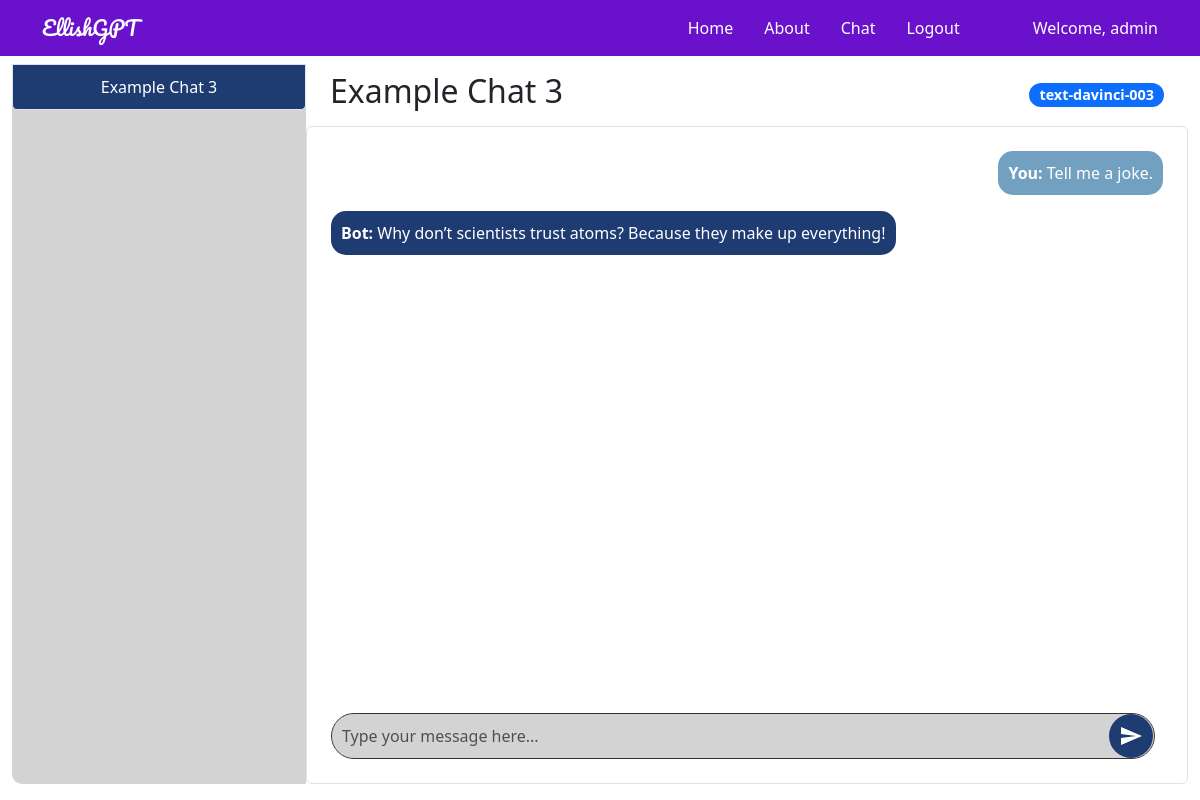
Page /chat/3 (signed in) on the earlier database version.
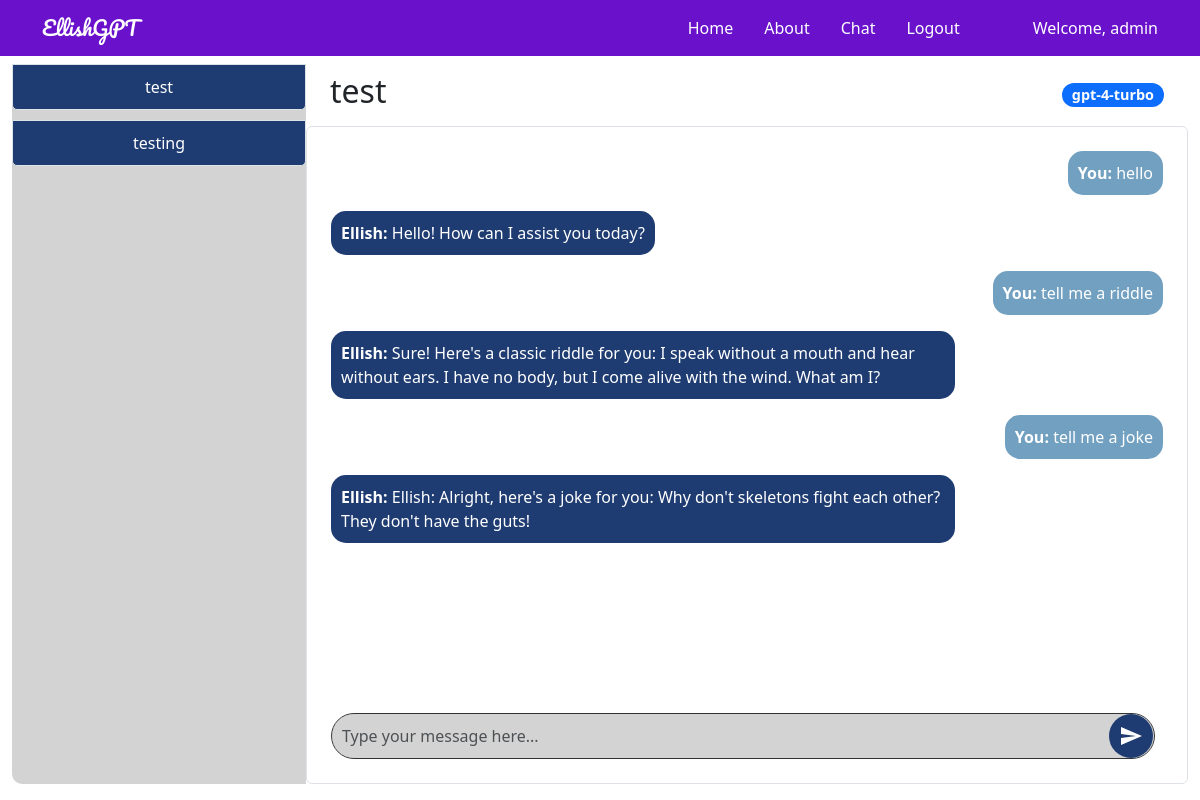
Same page on the later database version.
### tables this page shows
CREATE TABLE chats (
        chat_id INTEGER PRIMARY KEY,
        user_id INTEGER,
        model_id INTEGER,
        title TEXT,
        chat TEXT,
        time DATETIME,
        model_name TEXT,
        FOREIGN KEY(user_id) REFERENCES users(userid),
        FOREIGN KEY(model_id) REFERENCES models(modelid)
    );

CREATE TABLE chat_messages (
        id INTEGER PRIMARY KEY AUTOINCREMENT,
        chat_id INTEGER,
        sender TEXT,
        message TEXT,
        timestamp DATETIME DEFAULT CURRENT_TIMESTAMP,
        FOREIGN KEY (chat_id) REFERENCES chats(chat_id)
    );

CREATE TABLE users (
        userid INTEGER PRIMARY KEY,
        username TEXT NOT NULL UNIQUE,
        password TEXT NOT NULL
    );

### genaiserver_wl_folder/flask_app.py (the view, shortened to what this page needs)
@app.route('/chat/<int:chat_id>', methods=['GET', 'POST'])
@login_required
def open_chat(chat_id):
    try:
        g.db = connect_db()
        username = session['username']
        cur = g.db.execute('SELECT userid FROM users WHERE username = ?', (username,))
        user_id = cur.fetchone()[0]
        cur = g.db.execute('SELECT * FROM chats WHERE chat_id = ?', (chat_id,))
        chat = cur.fetchone()
        if chat is None:
            logging.error(f"Chat with id {chat_id} not found.")
            flash("Chat not found.")
            return redirect(url_for('chat'))
        chat_data = dict(time=chat[5], chat=chat[4], title=chat[3], chat_id=chat[0], model_name=chat[6])
        cur_messages = g.db.execute('SELECT sender, message FROM chat_messages WHERE chat_id = ? ORDER BY timestamp DESC LIMIT 10', (chat_id,))
        messages = [{'sender': row[0], 'message': row[1]} for row in cur_messages.fetchall()]
        messages.reverse()  # Reverse to show the latest message at the bottom
        cur2 = g.db.execute('SELECT * FROM chats WHERE user_id = ? ORDER BY time;', (user_id,))
        chats = [dict(time=row[5], chat=row[4], title=row[3], chat_id=row[0], model_name=row[6]) for row in cur2.fetchall()]
        g.db.close()
        return render_template("chat_detail.html", app_data=app_data, chat=chat_data, messages=messages, chats=chats)
    except Exception as e:
        logging.exception(f"Error opening chat {chat_id}: {e}")
        flash("An error occurred while trying to open the chat.")
        return redirect(url_for('chat'))

### genaiserver_wl_folder/flask_app.py (called while the page is built)
def connect_db():
    return sqlite3.connect('serverdatabase.db')

def login_required(f):
    @wraps(f)
    def wrap(*args, **kwargs):
        if 'logged_in' in session:
            return f(*args, **kwargs)
        else:
            flash('You need to login first.')
            return redirect(url_for('login'))
    return wrap

### templates/chat_detail.html (shortened to what this page needs)
{% extends 'layout.html' %} {% block body %}
<div class="container-fluid">
    <div class="row" style="height: 90vh; overflow: hidden">
        <div class="col-md-3 d-flex align-items-stretch p-0">
            <div
                class="list-group sidebar d-flex flex-column justify-content-start w-100"
                style="
                    height: 100%;
                    border-radius: 10px 0 0 10px;
                    background-color: #d3d3d3;
                "
            >
                {% for chat in chats %}
                <div class="position-relative chat-item">
                    <a
                        href="{{ url_for('open_chat', chat_id=chat.chat_id) }}"
                        class="list-group-item list-group-item-action sidebar-item"
                    >
                        {{ chat.title }}
                    </a>
                </div>
                {% endfor %}
            </div>
        </div>
        <div
            class="col-md-9 d-flex flex-column p-0"
            style="
                height: 100%;
                border-radius: 0 10px 10px 0;
                background-color: #ffffff;
            "
        >
            <div
                class="d-flex justify-content-between align-items-center w-100 px-4 py-2"
                style="flex-shrink: 0"
            >
                <h2>{{ chat.title }}</h2>
                <span class="badge bg-primary">{{ chat.model_name }}</span>
            </div>
            <div
                class="chat-box p-4 border rounded bg-white"
                style="
                    flex-grow: 1;
                    padding: 20px;
                    height: 0;
                    border: 2px solid black;
                    overflow-y: auto;
                "
            >
                <div
                    id="chatHistory"
                    class="chat-history mb-4"
                    style="flex-grow: 1; padding-bottom: 1rem"
                >
                    {% for message in messages %}
                    <div
                        class="chat-message {{ 'align-self-end' if message.sender == 'You' else 'align-self-start' }}"
                        style="display: flex; flex-direction: column; align-items: {{ 'flex-end' if message.sender == 'You' else 'flex-start' }};"
                    >
                        <div
                            class="message-bubble {{ 'user-bubble' if message.sender == 'You' else 'bot-bubble' }}"
                            style="{{ 'background-color: #72a0c1; color: white;' if message.sender == 'You' else 'background-color: #1e3c72; color: white;' }}"
                        >
                            <strong>{{ message.sender }}:</strong> {{
                            message.message }}
                        </div>
                    </div>
                    {% endfor %}
                </div>
                <div class="chat-input" style="flex-shrink: 0">
                    <form id="chatForm" class="d-flex align-items-center">
                        <textarea
                            class="form-control me-2"
                            rows="1"
                            name="chat"
                            id="chatInput"
                            placeholder="Type your message here..."
                            style="
                                background-color: #d3d3d3;
                                color: black;
                                border: 1px solid #333;
                                border-radius: 25px;
                                padding: 10px;
                                resize: none;
                                flex-grow: 1;
                                max-height: 100px;
                                overflow-y: auto;
                            "
                        ></textarea>
                        <button
                            class="btn btn-gradient"
                            type="button"
                            onclick="sendChat()"
                            style="
                                background: #1e3c72;
                                color: white;
                                border: none;
                                border-radius: 50%;
                                padding: 10px;
                                display: flex;
                                align-items: center;
                                justify-content: center;
                                position: absolute;
                                right: 10px;
                            "
                        >
                            <svg
                                xmlns="http://www.w3.org/2000/svg"
                                width="24"
                                height="24"
                                fill="white"
                                viewBox="0 0 24 24"
                            >
                                <path
                                    d="M2.01 21l20.99-9-20.99-9-.01 7 15 2-15 2z"
                                />
                            </svg>
                        </button>
                    </form>
                </div>
            </div>
        </div>
    </div>
</div>
{% endblock %}

### templates/layout.html (shortened to what this page needs)
<!doctype html>
<html lang="en">
    <head>
        <link
            href="https://cdn.jsdelivr.net/npm/bootstrap@5.3.0-alpha1/dist/css/bootstrap.min.css"
            rel="stylesheet"
        />
    </head>
    <body style="margin: 0; padding: 0">
        {% include 'includes/_navbar.html' %}
        <main role="main" class="container-fluid pt-5 mt-3">
            {% block body %}{% endblock %}
        </main>
    </body>
</html>

### templates/includes/_navbar.html (shortened to what this page needs)
<nav
    class="navbar navbar-expand-lg navbar-light fixed-top"
    style="background-color: #6a11cb"
>
    <div class="container">
        <a
            class="navbar-brand"
            href="/"
            style="color: white; font-family: &quot;Pacifico&quot;, cursive"
            >{{ app_data['project_name'] }}</a
        >
        <div class="collapse navbar-collapse" id="navbarResponsive">
            <ul class="navbar-nav ml-auto" style="margin-left: auto">
                <li
                    class="nav-item {% if request.path == '/' %}active{% endif %}"
                >
                    <a class="nav-link" href="/" style="color: white">Home</a>
                </li>
                <li
                    class="nav-item {% if request.path == '/about' %}active{% endif %}"
                >
                    <a class="nav-link" href="/about" style="color: white"
                        >About</a
                    >
                </li>
                <li
                    class="nav-item {% if request.path == '/chat' %}active{% endif %}"
                >
                    <a class="nav-link" href="/chat" style="color: white"
                        >Chat</a
                    >
                </li>
                {% if "logged_in" not in session %}
                <li
                    class="nav-item {% if request.path == '/login' %}active{% endif %}"
                >
                    <a class="nav-link" href="/login" style="color: white"
                        >Login</a
                    >
                </li>
                <li
                    class="nav-item {% if request.path == '/register' %}active{% endif %}"
                >
                    <a class="nav-link" href="/register" style="color: white"
                        >Register</a
                    >
                </li>
                {% else %}
                <li
                    class="nav-item {% if request.path == '/logout' %}active{% endif %}"
                >
                    <a class="nav-link" href="/logout" style="color: white"
                        >Logout</a
                    >
                </li>
                {% endif %}
            </ul>
            {% if "logged_in" in session %}
            <span class="navbar-text" style="margin-left: 50px; color: white"
                >Welcome, {{ session['username'] }}</span
            >
            {% endif %}
        </div>
    </div>
</nav>

### templates/layout.html (style rules this page uses)
.navbar-nav .nav-item .nav-link { transition: color 0.3s ease, text-decoration 0.3s ease; }
.navbar-nav .nav-item .nav-link { margin-right: 15px; }

### templates/chat_detail.html (style rules this page uses)
body { opacity: 1; transition: opacity 0.5s ease-in-out; }
.sidebar { background-color: #d3d3d3; height: 100%; flex-grow: 1; }
.sidebar-item { background-color: #1e3c72; color: white; margin-bottom: 10px; border-radius: 5px; padding: 10px; text-align: center; transition: background-color 0.3s, color 0.3s; }
.btn-gradient { background: linear-gradient(135deg, #6e8efb, #a777e3); color: white; border: none; border-radius: 25px; padding: 10px 20px; font-size: 16px; transition: background 0.3s, transform 0.3s; }
.chat-box { display: flex; flex-direction: column; width: 100%; overflow-y: auto; }
.chat-history { flex-grow: 1; overflow-y: auto; padding-bottom: 1rem; }
.chat-message { margin-bottom: 1rem; }
.chat-input { margin-top: 1rem; position: relative; }
textarea { width: 100%; background-color: #d3d3d3; color: black; border: 1px solid #333; border-radius: 25px; padding: 10px; resize: none; flex-grow: 1; max-height: 100px; overflow-y: auto; }
textarea::placeholder { color: #333; }
button { background-color: #1e3c72; color: #fff; border: none; border-radius: 50%; padding: 10px; cursor: pointer; transition: background-color 0.3s; display: flex; align-items: center; justify-content: center; position: absolute; right: 10px; }
.message-bubble { border-radius: 15px; padding: 10px; max-width: 75%; }
.user-bubble { background-color: #72a0c1; color: white; align-self: flex-end; text-align: right; }
.bot-bubble { background-color: #1e3c72; color: white; align-self: flex-start; text-align: left; }
.badge { background-color: #1e3c72; color: white; padding: 5px 10px; border-radius: 15px; font-size: 0.9rem; }

Differences in the rows shown:
removed chats: title "Example Chat 3", model_name "text-davinci-003"
removed chat_messages: sender "Bot", message "Why don’t scientists trust atoms? Because they make up everything!"
now on this page (row edited): users: username "admin"
added chats: title "test", model_name "gpt-4-turbo"
added chats: title "testing"
changed chat_messages: message "Tell me a joke." → "hello"
added chat_messages: sender "Ellish", message "Hello! How can I assist you today?"
added chat_messages: sender "You", message "tell me a riddle"
added chat_messages: sender "Ellish", message "Sure! Here's a classic riddle for you: I speak without a mouth and hear without ears. I have no body, but I come alive with the wind. What am I?"
added chat_messages: sender "You", message "tell me a joke"
added chat_messages: sender "Ellish", message "Ellish: Alright, here's a joke for you: Why don't skeletons fight each other? They don't have the guts!"
Other differences:
{{ session['username'] }}: "admin" → (not shown)
